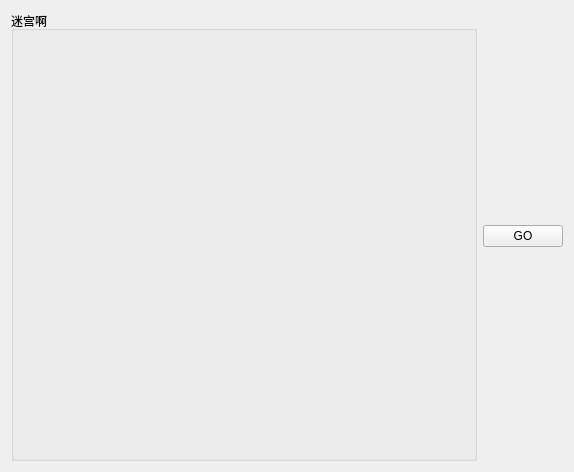
<?xml version="1.0" encoding="UTF-8"?>
<ui version="4.0">
 <class>MainWindow</class>
 <widget class="QMainWindow" name="MainWindow">
  <property name="geometry">
   <rect>
    <x>0</x>
    <y>0</y>
    <width>574</width>
    <height>472</height>
   </rect>
  </property>
  <property name="windowTitle">
   <string>MainWindow</string>
  </property>
  <widget class="QWidget" name="centralWidget">
   <layout class="QHBoxLayout" name="horizontalLayout" stretch="5,0">
    <item>
     <widget class="QGroupBox" name="groupBox">
      <property name="title">
       <string>迷宫啊</string>
      </property>
      <layout class="QVBoxLayout" name="verticalLayout"/>
     </widget>
    </item>
    <item>
     <widget class="QPushButton" name="pushButton">
      <property name="text">
       <string>GO</string>
      </property>
     </widget>
    </item>
   </layout>
  </widget>
 </widget>
 <layoutdefault spacing="6" margin="11"/>
 <resources/>
 <connections/>
</ui>
